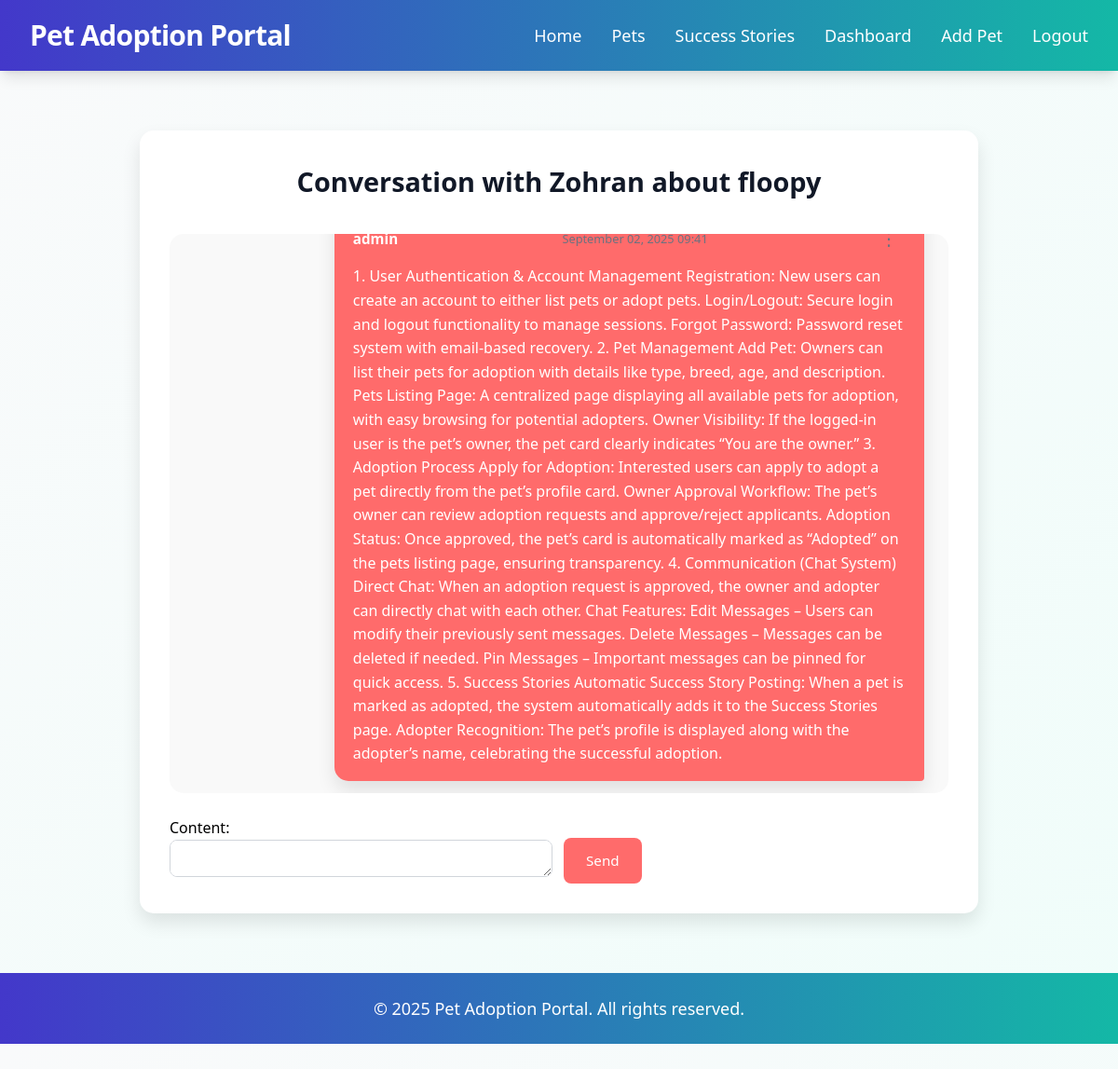
Page /messages/4/ (signed in) on the committed database.
### adoption/models.py (models this page shows, shortened)
class Pet(models.Model):
    PET_TYPES = [
        ('dog', 'Dog'), ('cat', 'Cat'), ('rabbit', 'Rabbit'), ('hamster', 'Hamster'),
        ('birds', 'Birds'), ('fish', 'Fish'), ('turtle', 'Turtle'), ('snake', 'Snake'),
        ('horse', 'Horse'), ('other', 'Other'),
    ]
    name = models.CharField(max_length=100)
    breed = models.CharField(max_length=100)
    age = models.IntegerField()
    vaccination_status = models.BooleanField(default=False)
    photo = models.ImageField(upload_to='pets/', blank=True)
    owner = models.ForeignKey(User, on_delete=models.CASCADE)
    pet_type = models.CharField(max_length=10, choices=PET_TYPES)
    location = models.CharField(max_length=100)
    created_at = models.DateTimeField(auto_now_add=True)

class Message(models.Model):
    sender = models.ForeignKey(User, on_delete=models.CASCADE, related_name='sent_messages')
    receiver = models.ForeignKey(User, on_delete=models.CASCADE, related_name='received_messages')
    pet = models.ForeignKey(Pet, on_delete=models.CASCADE)
    content = models.TextField()
    created_at = models.DateTimeField(auto_now_add=True)
    is_pinned = models.BooleanField(default=False)
    class Meta:
        ordering = ['-is_pinned', 'created_at']

### adoption/views.py (the view)
# urls.py: path('messages/<int:pet_pk>/', views.messages, name='messages'),
@login_required
def messages(request, pet_pk):
    pet = get_object_or_404(Pet, pk=pet_pk)
    chat_messages = Message.objects.filter(pet=pet).filter(
        models.Q(sender=request.user) | models.Q(receiver=request.user)
    ).order_by('-is_pinned', 'created_at')
    can_send_messages = (
        request.user == pet.owner
        or chat_messages.filter(receiver=request.user).exists()
        or AdoptionRequest.objects.filter(pet=pet, adopter=request.user, status='approved').exists()
    )
    recipient = None
    if request.user == pet.owner:
        approved_request = AdoptionRequest.objects.filter(pet=pet, status='approved').first()
        if approved_request:
            recipient = approved_request.adopter
    else:
        recipient = pet.owner
    has_pinned_messages = chat_messages.filter(is_pinned=True).exists()
    if request.method == 'POST':
        logger.info(f"POST request to /messages/{pet_pk}/ with data: {request.POST}")
        if 'pin_message_id' in request.POST:
            try:
                message_id = request.POST.get('pin_message_id')
                message = get_object_or_404(Message, id=message_id, sender=request.user)
                message.is_pinned = not message.is_pinned
                message.save()
                return JsonResponse({
                    'success': True,
                    'is_pinned': message.is_pinned
                })
            except Message.DoesNotExist:
                return JsonResponse({'success': False, 'error': 'Message not found or you are not authorized.'}, status=403)
            except Exception as e:
                logger.error(f"Error pinning/unpinning message {message_id}: {str(e)}")
                return JsonResponse({'success': False, 'error': str(e)}, status=500)
        if 'delete_message_id' in request.POST:
            try:
                message_id = request.POST.get('delete_message_id')
                message = get_object_or_404(Message, id=message_id, sender=request.user)
                message.delete()
                return JsonResponse({'success': True})
            except Message.DoesNotExist:
                return JsonResponse({'success': False, 'error': 'Message not found or you are not authorized.'}, status=403)
            except Exception as e:
                logger.error(f"Error deleting message {message_id}: {str(e)}")
                return JsonResponse({'success': False, 'error': str(e)}, status=500)
        form = MessageForm(request.POST)
        if form.is_valid() and can_send_messages:
            message = form.save(commit=False)
            message.sender = request.user
            message.pet = pet
            if request.user == pet.owner:
                approved_request = AdoptionRequest.objects.filter(pet=pet, status='approved').first()
                if approved_request:
                    message.receiver = approved_request.adopter
                else:
                    django_messages.error(request, "No approved adopter found for this pet.")
                    return redirect('adoption:messages', pet_pk=pet.pk)
            else:
                message.receiver = pet.owner
            if message.receiver:
                message.save()
                send_mail(
                    'New Message Received',
                    f'You have received a new message regarding {pet.name} from {message.sender.username}.',
                    'from@example.com',
                    [message.receiver.email],
                    fail_silently=False,
                )
                django_messages.success(request, "Your message was sent!")
            return redirect('adoption:messages', pet_pk=pet.pk)
    else:
        form = MessageForm()
    return render(request, 'messages.html', {
        'pet': pet,
        'chat_messages': chat_messages,
        'form': form,
        'can_send_messages': can_send_messages,
        'recipient': recipient,
        'has_pinned_messages': has_pinned_messages,
    })

### adoption/forms.py
class MessageForm(forms.ModelForm):
    class Meta:
        model = Message
        fields = ['content']

### templates/messages.html (shortened to what this page needs)
{% extends 'base.html' %}
{% block content %}
<div class="messages">
    <h2 class="messages-title">
        Conversation with {{ recipient.username|default:pet.name }} about {{ pet.name }}
    </h2>
    <div class="message-list">
        {% for message in chat_messages %}
            <div class="message-card {% if message.sender == request.user %}sent{% else %}received{% endif %} {% if message.is_pinned %}pinned{% endif %}" data-message-id="{{ message.id }}">
                <div class="message-header">
                    <span class="sender">{{ message.sender.username }}</span>
                    <span class="timestamp">{{ message.created_at|date:"F d, Y H:i" }}</span>
                    {% if message.sender == request.user %}
                        <div class="message-menu">
                            <button class="menu-btn" data-message-id="{{ message.id }}">&#8942;</button>
                        </div>
                    {% endif %}
                </div>
                <p class="message-content" id="content-{{ message.id }}">
                    {{ message.content|default:"" }}
                </p>
            </div>
        {% empty %}
            <p class="no-messages">No messages yet. Start the conversation!</p>
        {% endfor %}
    </div>
    {% if can_send_messages %}
        <form method="post" class="message-form" action="{% url 'adoption:messages' pet.id %}">
            {{ form.as_p }}
            <button type="submit" class="btn send-message">Send</button>
        </form>
    {% else %}
        <p class="info-message">
            You cannot send messages until the adoption request is approved or you are the pet owner.
        </p>
    {% endif %}
</div>
{% endblock %}

### templates/messages.html (style rules this page uses)
:root { --primary-color: #ff6b6b; --primary-hover: #e55a5a; --secondary-color: #6b7280; --background-light: #f9f9f9; --card-shadow: 0 10px 20px rgba(0, 0, 0, 0.1); --border-radius: 15px; --transition-speed: 0.3s; }
body { background: linear-gradient(135deg, #74ebd5, #acb6e5); font-family: 'Segoe UI', Arial, sans-serif; }
.messages { max-width: 900px; margin: 2rem auto; padding: 2rem; background: #ffffff; border-radius: var(--border-radius); box-shadow: var(--card-shadow); animation: slideIn 0.6s ease-out; }
.messages-title { font-size: 1.8rem; font-weight: 700; color: #111827; text-align: center; margin-bottom: 2rem; opacity: 0; transform: translateY(-20px); animation: fadeInDown var(--transition-speed) ease-out forwards; }
.message-list { max-height: 600px; overflow-y: auto; margin-bottom: 1.5rem; padding: 1rem; border-radius: var(--border-radius); background: var(--background-light); scrollbar-width: thin; scrollbar-color: #ff8e53 #f3f4f6; }
.message-card { padding: 1rem 1.25rem; margin: 0.75rem 10px; border-radius: var(--border-radius); box-shadow: var(--card-shadow); position: relative; opacity: 0; transform: translateY(15px); animation: fadeIn 0.4s ease-in forwards; animation-delay: calc(0.1s * var(--message-index, 0)); }
.message-card.sent { background: var(--primary-color); color: #ffffff; margin-left: 20%; border-bottom-right-radius: 4px; }
.message-header { display: flex; justify-content: space-between; align-items: center; margin-bottom: 0.5rem; }
.sender { font-weight: 600; font-size: 0.95rem; color: inherit; }
.timestamp { font-size: 0.8rem; color: var(--secondary-color); }
.message-menu { position: relative; }
.menu-btn { background: none; border: none; font-size: 1.25rem; color: var(--secondary-color); cursor: pointer; padding: 0.25rem 0.5rem; transition: color var(--transition-speed) ease, transform var(--transition-speed) ease; }
.message-content { font-size: 1rem; line-height: 1.6; color: inherit; margin: 0; }
.message-form { display: flex; gap: 0.75rem; align-items: flex-end; margin-top: 1.5rem; opacity: 0; transform: translateY(20px); animation: fadeInUp var(--transition-speed) ease-out forwards 0.3s; }
.message-form p { flex-grow: 1; margin: 0; }
.message-form textarea { flex-grow: 1; min-height: 40px; height:40px; padding: 0.75rem; border: 1px solid #d1d5db; border-radius: 8px; font-size: 1rem; transition: border-color var(--transition-speed) ease, box-shadow var(--transition-speed) ease; resize: vertical; }
.btn { background: var(--primary-color); color: #ffffff; padding: 0.75rem 1.5rem; border: none; border-radius: 8px; font-size: 0.95rem; font-weight: 500; cursor: pointer; margin-right: 345px; transition: background-color var(--transition-speed) ease, transform var(--transition-speed) ease, box-shadow var(--transition-speed) ease; }

### rows in the picture
Pet: name "floopy"
Message: sender.username "admin", created_at "September 02, 2025 09:41", content "1. User Authentication & Account Management Registration: New users can create an account to either list pets or adopt pets. Login/Logout: Secure login and logout functionality to manage sessions. Forgot Password: Password reset system with email-based recovery. 2. Pet Management Add Pet: Owners can list their pets for adoption with details like type, breed, age, and description. Pets Listing Page: A centralized page displaying all available pets for adoption, with easy browsing for potential adopters. Owner Visibility: If the logged-in user is the pet’s owner, the pet card clearly indicates “You are the owner.” 3. Adoption Process Apply for Adoption: Interested users can apply to adopt a…"

### other values in the picture
{{ recipient.username|default:pet.name }} "Zohran"
